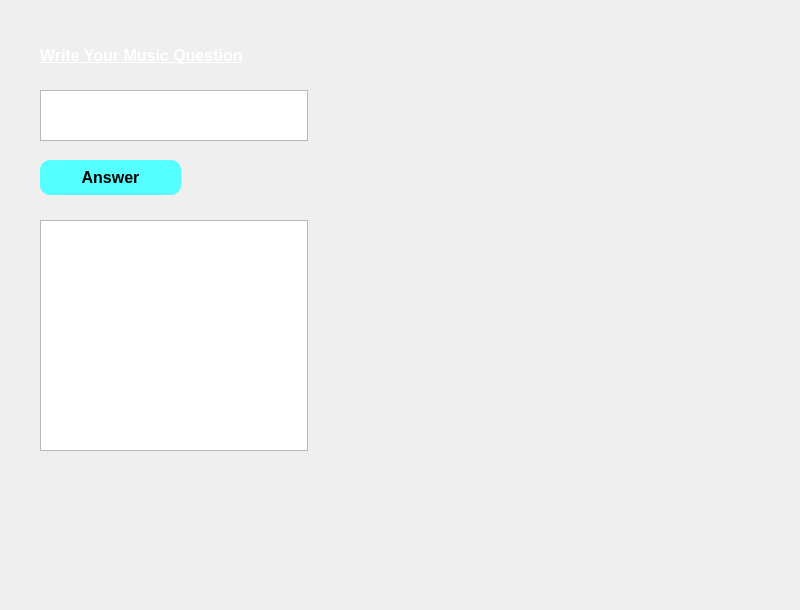
<?xml version="1.0" encoding="UTF-8"?>
<ui version="4.0">
 <class>ai</class>
 <widget class="QMainWindow" name="ai">
  <property name="geometry">
   <rect>
    <x>0</x>
    <y>0</y>
    <width>800</width>
    <height>610</height>
   </rect>
  </property>
  <property name="minimumSize">
   <size>
    <width>800</width>
    <height>610</height>
   </size>
  </property>
  <property name="maximumSize">
   <size>
    <width>800</width>
    <height>610</height>
   </size>
  </property>
  <property name="windowTitle">
   <string>MainWindow</string>
  </property>
  <widget class="QWidget" name="centralwidget">
   <widget class="QLabel" name="label">
    <property name="geometry">
     <rect>
      <x>0</x>
      <y>0</y>
      <width>811</width>
      <height>611</height>
     </rect>
    </property>
    <property name="cursor">
     <cursorShape>PointingHandCursor</cursorShape>
    </property>
    <property name="text">
     <string/>
    </property>
    <property name="pixmap">
     <pixmap>../-1x-1.jpg</pixmap>
    </property>
    <property name="scaledContents">
     <bool>true</bool>
    </property>
   </widget>
   <widget class="QLabel" name="label_2">
    <property name="geometry">
     <rect>
      <x>40</x>
      <y>30</y>
      <width>271</width>
      <height>51</height>
     </rect>
    </property>
    <property name="font">
     <font>
      <pointsize>12</pointsize>
      <weight>75</weight>
      <italic>false</italic>
      <bold>true</bold>
      <underline>true</underline>
     </font>
    </property>
    <property name="autoFillBackground">
     <bool>false</bool>
    </property>
    <property name="styleSheet">
     <string notr="true">color: rgb(255, 255, 255);</string>
    </property>
    <property name="text">
     <string>Write Your Music Question</string>
    </property>
    <property name="scaledContents">
     <bool>false</bool>
    </property>
   </widget>
   <widget class="QTextEdit" name="textEdit">
    <property name="geometry">
     <rect>
      <x>40</x>
      <y>90</y>
      <width>268</width>
      <height>51</height>
     </rect>
    </property>
    <property name="font">
     <font>
      <pointsize>10</pointsize>
     </font>
    </property>
    <property name="cursor" stdset="0">
     <cursorShape>IBeamCursor</cursorShape>
    </property>
    <property name="styleSheet">
     <string notr="true"/>
    </property>
   </widget>
   <widget class="QPushButton" name="add_to_fav_btn">
    <property name="geometry">
     <rect>
      <x>40</x>
      <y>160</y>
      <width>141</width>
      <height>35</height>
     </rect>
    </property>
    <property name="font">
     <font>
      <pointsize>12</pointsize>
      <weight>75</weight>
      <bold>true</bold>
     </font>
    </property>
    <property name="cursor">
     <cursorShape>PointingHandCursor</cursorShape>
    </property>
    <property name="styleSheet">
     <string notr="true">background-color: rgb(85, 255, 255);
color: rgb(0, 0, 0);
border-radius:10px;
</string>
    </property>
    <property name="text">
     <string>Answer</string>
    </property>
    <property name="iconSize">
     <size>
      <width>24</width>
      <height>24</height>
     </size>
    </property>
   </widget>
   <widget class="QTextBrowser" name="textBrowser">
    <property name="geometry">
     <rect>
      <x>40</x>
      <y>220</y>
      <width>268</width>
      <height>231</height>
     </rect>
    </property>
   </widget>
  </widget>
 </widget>
 <resources/>
 <connections/>
</ui>
